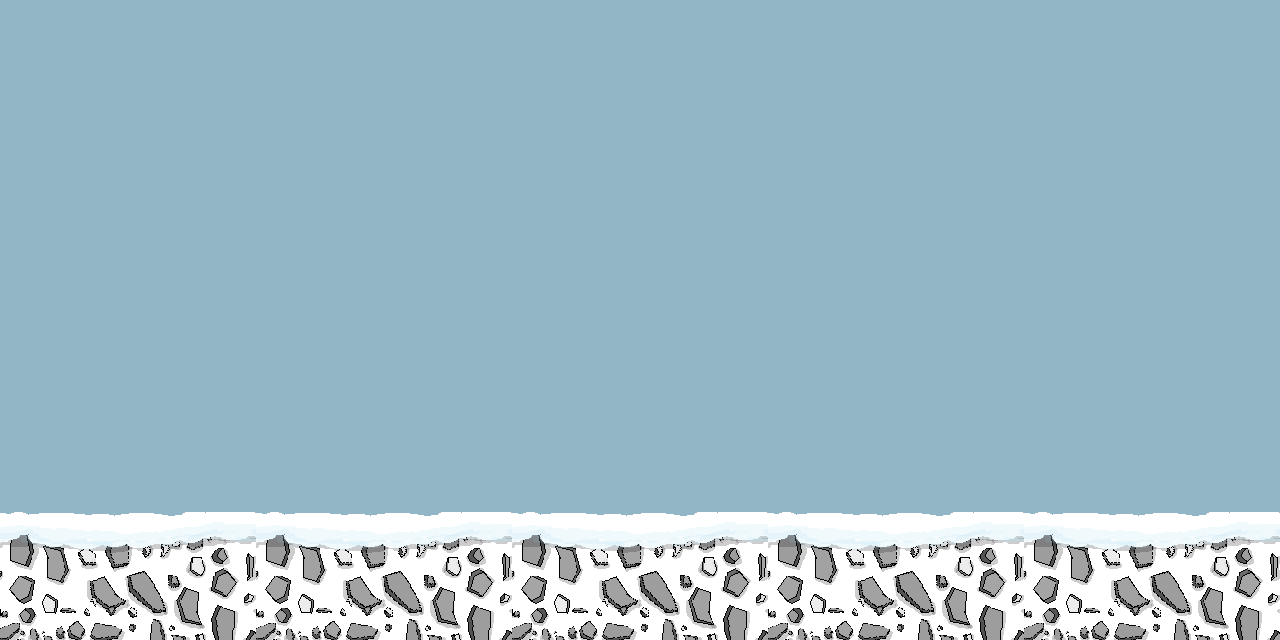

The image is a tile-based game level rendered from a .tmx file. Its description and source (layers, tilesets, objects; grid data summarised) follow:
An orthogonal 40x20 tile map with 32x32 px tiles, 1 tile layer (Tile Layer 1).

<map version="1.0" orientation="orthogonal" renderorder="right-down" width="40" height="20" tilewidth="32" tileheight="32" nextobjectid="1">
 <tileset firstgid="1" name="SnowPlatform" tilewidth="32" tileheight="32" spacing="1" margin="1">
  <image source="SnowPlatform.png" width="384" height="192" />
 </tileset>
 <layer name="Tile Layer 1" width="40" height="20">
  <data>[800 cells, 800 non-empty, 41 distinct tile ids]</data>
 </layer>
</map>
